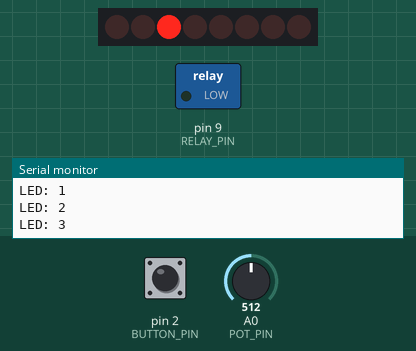
Simulated run of this sketch. Board: Arduino Uno, built with avr-gcc and run on an emulated ATmega328P. Parts: 8 shift-register outputs drawn as a row of LEDs (first output left, lit = HIGH), switched loads named in the sketch (green lamp = pin HIGH), the last lines printed to the serial monitor. Wiring (inferred from the names in the program): shift register (74HC595): data pin 4; shift clock pin 8; latch pin 7. Wiring (inferred from the signals the program sends): row of LEDs: on Q0, Q1, Q2, Q3, Q4, Q5, Q6, Q7. The inputs (shaded band) are chosen by the test bench; at power-on: A0 (POT_PIN) = 512, pin 2 (BUTTON_PIN) HIGH. EEPROM starts erased; pins used as bus, display or sensor lines are not drawn.

Above: at 1.2 s.
1.3 s: A0 (POT_PIN) set to 122
At 1.38 s:
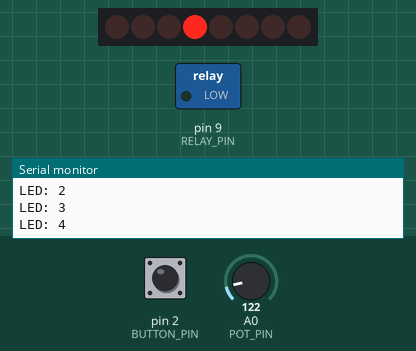
3.7 s: pin 2 (BUTTON_PIN) pulled LOW for 0.15 s
At 3.82 s:
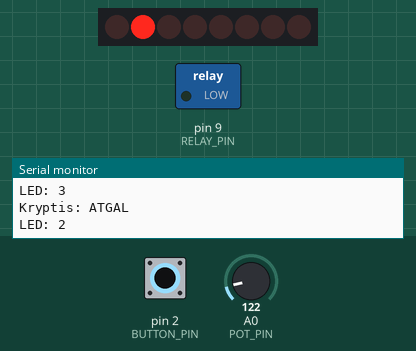
4.4 s: A0 (POT_PIN) set to 0
At 5.5 s:
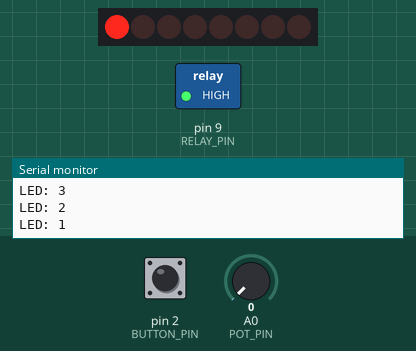
6.6 s: pin 2 (BUTTON_PIN) pulled LOW for 1 s
8.2 s: pin 2 (BUTTON_PIN) pulled LOW for 3.2 s
Timing chart, 0 to 13.0 s (numbered marks = the images above; inputs shaded):
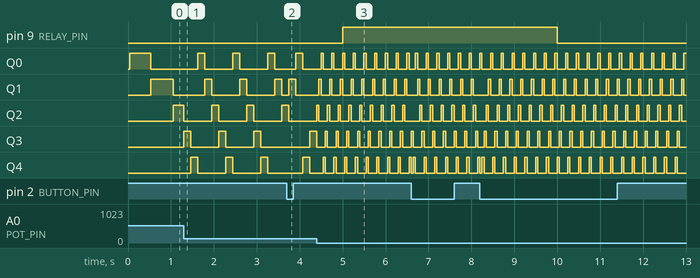

The sketch:

arduino-code.ino
```cpp
#include <Arduino.h>
#include <EEPROM.h>
#include <avr/interrupt.h>
#include <util/atomic.h>

// Sujungimai:
constexpr uint8_t DATA_PIN = 4;
constexpr uint8_t LATCH_PIN = 7;
constexpr uint8_t CLOCK_PIN = 8;
constexpr uint8_t BUTTON_PIN = 2;
constexpr uint8_t RELAY_PIN = 9;
constexpr uint8_t POT_PIN = A0;

// Konstantos:
constexpr uint8_t LED_COUNT = 5;
constexpr int EEPROM_DIRECTION_ADDR = 0;
constexpr uint32_t RELAY_PERIOD_MS = 5000UL;
constexpr uint32_t POT_PERIOD_MS = 100UL;
constexpr uint32_t DEBOUNCE_MS = 30UL;

// Pertraukčių kintamieji:
volatile uint32_t tickMs = 0;
volatile bool buttonEdgePending = false;

// Laiko žymos:
uint32_t lastLedMs = 0;
uint32_t lastRelayMs = 0;
uint32_t lastPotMs = 0;
uint32_t buttonStateMs = 0;

// Programos būsenos:
uint16_t ledPeriodMs = 500;
uint8_t ledPosition = 0;

bool forwardDirection = true;
bool relayOn = false;

// Mygtuko būsenos:
enum ButtonState {WAIT_PRESS, DEBOUNCE_PRESS, WAIT_RELEASE, DEBOUNCE_RELEASE};
ButtonState buttonState = WAIT_PRESS;

// Timer1: 16 MHz / 64 / 250 = 1000 Hz:
ISR(TIMER1_COMPA_vect) {
  ++tickMs;
}

// INT0: užfiksuojamas paspaudimo įvykis:
void onButtonFalling() {
  buttonEdgePending = true;
}

// Atomiškai nuskaitomas 32 bitų laikas:
uint32_t systemTimeMs() {
  uint32_t result;

  ATOMIC_BLOCK(ATOMIC_RESTORESTATE) {
    result = tickMs;
  }

  return result;
}

// Timer1 CTC konfigūracija:
void configureTimer1() {
  ATOMIC_BLOCK(ATOMIC_RESTORESTATE) {
    TCCR1A = 0;
    TCCR1B = 0;
    TIMSK1 = 0;

    TCNT1 = 0;
    OCR1A = 249;

    TIFR1 = _BV(OCF1A);
    TIMSK1 = _BV(OCIE1A);
    TCCR1B = _BV(WGM12) | _BV(CS11) | _BV(CS10);}
}

// 74HC595 valdymas per MMIO, D4 = PD4, D7 = PD7, D8 = PB0:
void writeShiftRegister(uint8_t value) {
  PORTD &= ~_BV(PD7); // LATCH LOW

  for (int8_t bit = 7; bit >= 0; --bit) {
    if (value & (uint8_t(1) << bit)) {
      PORTD |= _BV(PD4);
    } else {
      PORTD &= ~_BV(PD4);
    }

    PORTB |= _BV(PB0);  // CLOCK HIGH
    PORTB &= ~_BV(PB0); // CLOCK LOW
  }

  PORTD |= _BV(PD7); // LATCH HIGH
}

// Potenciometro nuskaitymas kas 100 ms:
void updatePotentiometer(uint32_t now) {
  if (now - lastPotMs < POT_PERIOD_MS) {
    return;
  }

  lastPotMs = now;

  int reading = analogRead(POT_PIN);
  ledPeriodMs = static_cast<uint16_t>(map(reading, 0, 1023, 50, 1000));
}

// Krypties pakeitimas ir išsaugojimas:
void changeDirection() {
  forwardDirection = !forwardDirection;

  EEPROM.update(EEPROM_DIRECTION_ADDR, forwardDirection ? 1 : 0);

  Serial.print(F("Kryptis: "));
  Serial.println(forwardDirection ? F("PIRMYN") : F("ATGAL"));
}

// Mygtuko kontaktų virpėjimo filtravimas:
void updateButton(uint32_t now) {
  bool edge;

  ATOMIC_BLOCK(ATOMIC_RESTORESTATE) {
    edge = buttonEdgePending;
    buttonEdgePending = false;
  }

  bool pressed = (digitalRead(BUTTON_PIN) == LOW);

  switch (buttonState) {
    case WAIT_PRESS:
      if (edge && pressed) {
        buttonStateMs = now;
        buttonState = DEBOUNCE_PRESS;
      }
      break;

    case DEBOUNCE_PRESS:
      if (!pressed) {
        buttonState = WAIT_PRESS;
      } else if (now - buttonStateMs >= DEBOUNCE_MS) {
        changeDirection();
        buttonState = WAIT_RELEASE;
      }
      break;

    case WAIT_RELEASE:
      if (!pressed) {
        buttonStateMs = now;
        buttonState = DEBOUNCE_RELEASE;
      }
      break;

    case DEBOUNCE_RELEASE:
      if (pressed) {
        buttonState = WAIT_RELEASE;
      } else if (now - buttonStateMs >= DEBOUNCE_MS) {
        buttonState = WAIT_PRESS;
      }
      break;
  }
}

// Einamosios LED pozicijos rodymas:
void showLed() {
  writeShiftRegister(uint8_t(1) << ledPosition);
  Serial.print(F("LED: "));
  Serial.println(ledPosition + 1);
}

// LED judėjimas pagal pasirinktą kryptį:
void updateLed(uint32_t now) {
  if (now - lastLedMs < ledPeriodMs) {
    return;
  }

  lastLedMs = now;

  if (forwardDirection) {
    ledPosition = (ledPosition + 1) % LED_COUNT;
  } else {
    ledPosition =
      (ledPosition + LED_COUNT - 1) % LED_COUNT;
  }

  showLed();
}

// Rėlės perjungimas kas 5 sekundes:
void updateRelay(uint32_t now) {
  if (now - lastRelayMs < RELAY_PERIOD_MS) {
    return;
  }

  lastRelayMs = now;
  relayOn = !relayOn;

  digitalWrite(RELAY_PIN, relayOn ? HIGH : LOW);
  Serial.print(F("Rele: "));
  Serial.println(relayOn ? F("IJUNGTA") : F("ISJUNGTA"));
}

void setup() {
  // Saugi pradinė rėlės būsena:
  digitalWrite(RELAY_PIN, LOW);
  pinMode(RELAY_PIN, OUTPUT);

  // 74HC595 kontaktai:
  pinMode(DATA_PIN, OUTPUT);
  pinMode(LATCH_PIN, OUTPUT);
  pinMode(CLOCK_PIN, OUTPUT);

  // Įvestys:
  pinMode(BUTTON_PIN, INPUT_PULLUP);
  pinMode(POT_PIN, INPUT);
  writeShiftRegister(0);

  // Krypties atkūrimas iš EEPROM:
  uint8_t saved = EEPROM.read(EEPROM_DIRECTION_ADDR);

  if (saved <= 1) {
    forwardDirection = (saved == 1);
  } else {
    forwardDirection = true;
    EEPROM.update(EEPROM_DIRECTION_ADDR, 1);
  }

  Serial.begin(9600);

  // Laikmačio konfigūracija:
  configureTimer1();

  // Išorinė pertrauktis INT0:
  attachInterrupt(digitalPinToInterrupt(BUTTON_PIN), onButtonFalling, FALLING);

  Serial.println(F("Timer1 CTC: 1 ms"));
  Serial.println(F("INT0: mygtukas D2"));
  Serial.println(F("MMIO: SN74HC595N"));
  Serial.println(F("Rele: kas 5000 ms"));
  Serial.print(F("Atkurta kryptis: "));
  Serial.println(forwardDirection ? F("PIRMYN") : F("ATGAL"));

  // Pirmasis LED įsijungia iš karto:
  ledPosition = 0;
  showLed();
}

void loop() {
  uint32_t now = systemTimeMs();

  updatePotentiometer(now);
  updateButton(now);
  updateLed(now);
  updateRelay(now);
}
```
